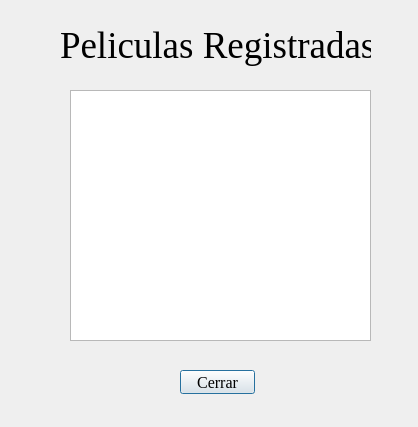
<?xml version="1.0" encoding="UTF-8"?>
<ui version="4.0">
 <class>VerPeliculas</class>
 <widget class="QDialog" name="VerPeliculas">
  <property name="geometry">
   <rect>
    <x>0</x>
    <y>0</y>
    <width>418</width>
    <height>427</height>
   </rect>
  </property>
  <property name="windowTitle">
   <string>Dialog</string>
  </property>
  <widget class="QLabel" name="label">
   <property name="geometry">
    <rect>
     <x>60</x>
     <y>20</y>
     <width>311</width>
     <height>51</height>
    </rect>
   </property>
   <property name="font">
    <font>
     <family>Times New Roman</family>
     <pointsize>28</pointsize>
    </font>
   </property>
   <property name="text">
    <string>Peliculas Registradas</string>
   </property>
  </widget>
  <widget class="QListWidget" name="listWidget">
   <property name="geometry">
    <rect>
     <x>70</x>
     <y>90</y>
     <width>301</width>
     <height>251</height>
    </rect>
   </property>
  </widget>
  <widget class="QPushButton" name="opcional2">
   <property name="geometry">
    <rect>
     <x>180</x>
     <y>370</y>
     <width>75</width>
     <height>24</height>
    </rect>
   </property>
   <property name="font">
    <font>
     <family>Times New Roman</family>
     <pointsize>12</pointsize>
    </font>
   </property>
   <property name="text">
    <string>Cerrar</string>
   </property>
  </widget>
 </widget>
 <resources/>
 <connections/>
</ui>
